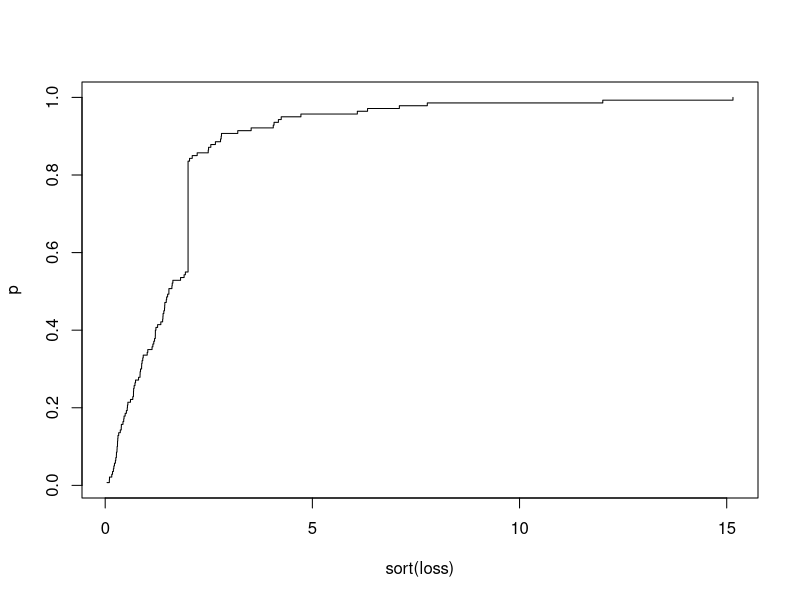

The R script that drew this image:
## ---- chunk 1
qnorm ( 0.95, mean = 33, sd = 109)
## ---- chunk 2
set.seed(111) 
loss = c(rlnorm(100,0,1),rep(2,40)) 
## ---- chunk 3

set.seed(111)
loss = c(rlnorm(100, 0, 1), rep(2, 40))
p = 1:length(loss)/length(loss)
plot(sort(loss), p, type = "s")
VaR = quantile(loss, 0.99)
VaR
TVaR = mean(loss[loss > VaR])
TVaR

# 假设损失服从gamma(shape = 3,scale = 400)，计算95%水平下的VaR和TVaR
Var.ga <- function(q) qgamma(q, shape = 3, scale = 400) # 定义 VaR 函数
TVar.ga <- function(q) {
  integrate(Var.ga, lower = q, upper = 1)$value/(1 - q)  # 定义 TvaR 函数
}
Var.ga(0.95); TVar.ga(0.95)

# 假设损失服从lnorm(meanlog = 3,sdlog = 2)，计算95%水平下的VaR和TVaR
Var.lnorm <- function(q) qlnorm(q, meanlog = 3, sdlog = 2) # 定义 VaR 函数
TVar.lnorm <- function(q) {
  integrate(Var.lnorm, lower = q, upper = 1)$value/(1 - q)  # 定义 TvaR 函数
}
Var.lnorm(0.95); TVar.lnorm(0.95)
